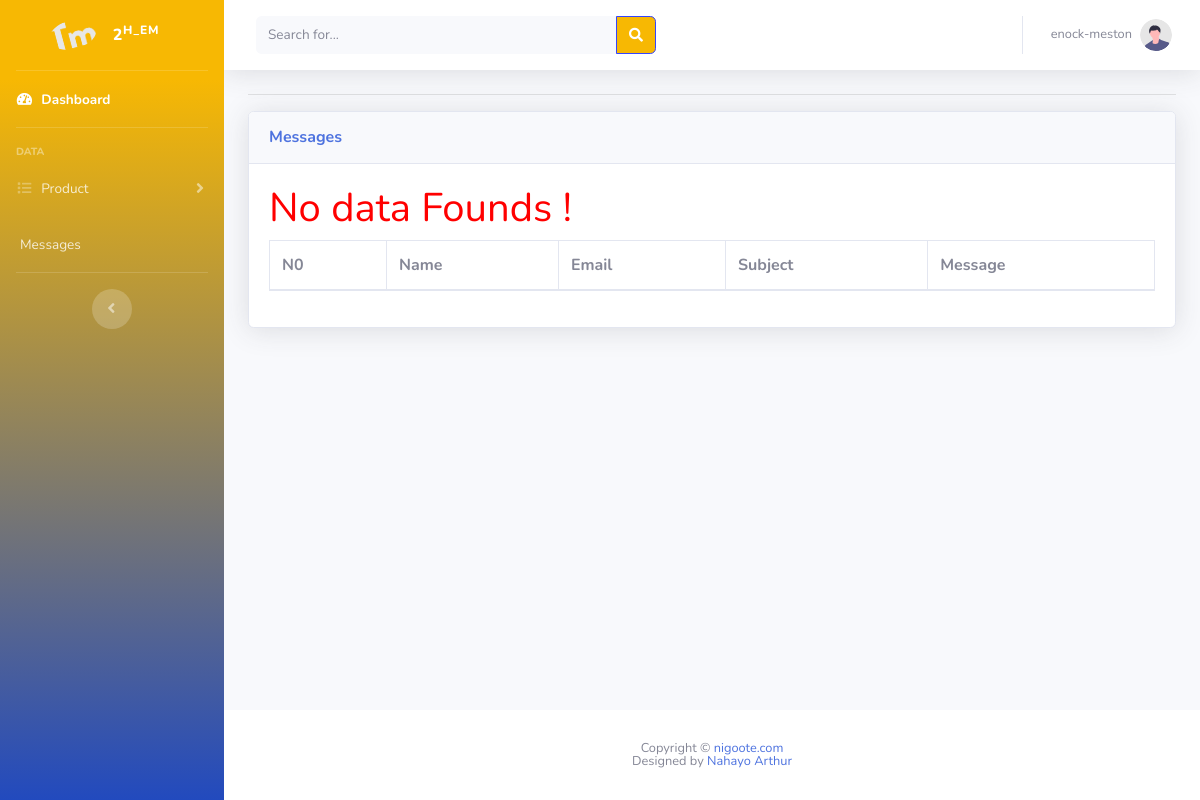
The app's page /user/message.php (signed in), older data.
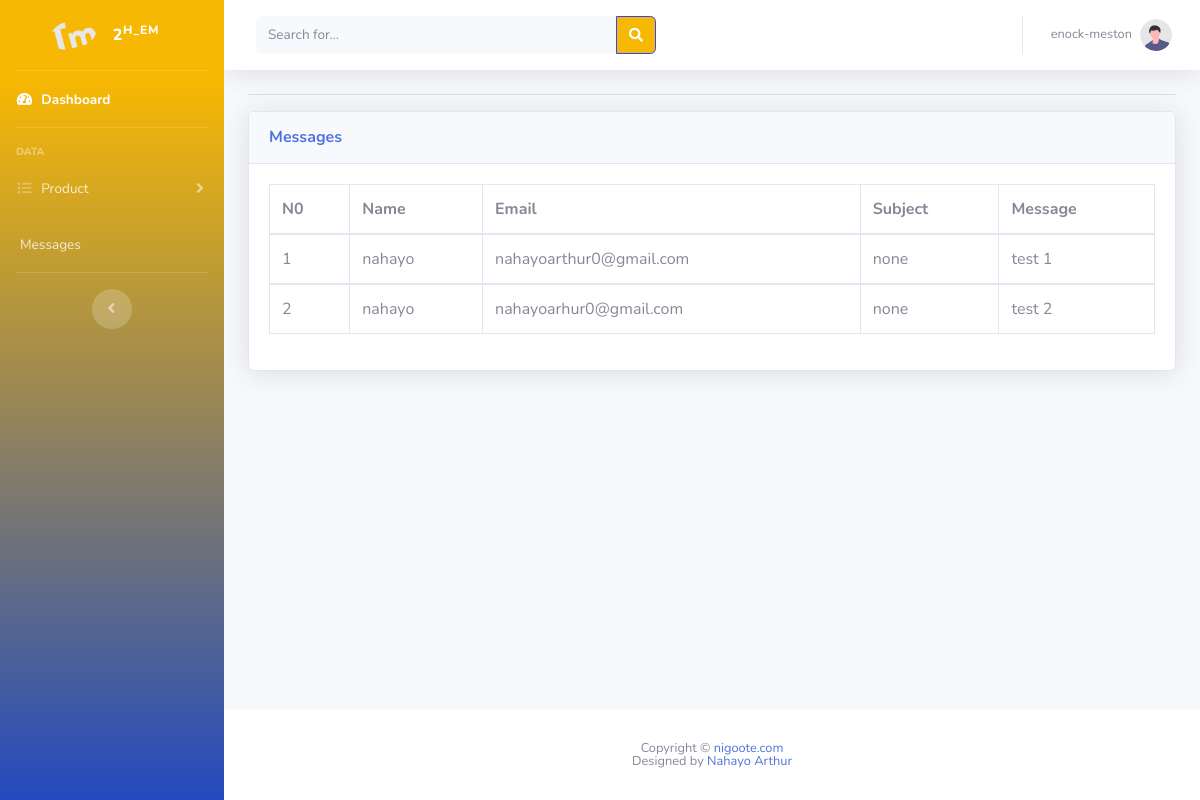
The same page, newer data.
### tables this page shows
CREATE TABLE `messages` (
  `id` int(11) NOT NULL,
  `name` varchar(15) NOT NULL,
  `email` varchar(25) NOT NULL,
  `subject` varchar(20) NOT NULL,
  `message` varchar(255) NOT NULL
);

### user/message.php (the view, shortened to what this page needs)
<?php
include 'include/config.php';
if (strlen($_SESSION['admin_id']) == 0) {
    header('location: idex.php');
} else {
?>
<!DOCTYPE html>
<html lang="en">
<head>
    <link href="plugins/vendor/fontawesome-free/css/all.min.css" rel="stylesheet" type="text/css">
    <link href="plugins/css/sb-admin-2.css" rel="stylesheet">
    <link href="plugins/vendor/datatables/dataTables.bootstrap4.min.css" rel="stylesheet">
</head>
<body id="page-top">
    <div id="wrapper">
        <?php
            include 'include/sidebar.php';
       ?>
        <div id="content-wrapper" class="d-flex flex-column">
            <div id="content">
                <?php
                        include 'include/topbar.php'
                   ?>
                <div class="container-fluid">
                    <hr>
                    <div class="card shadow mb-4">
                        <div class="card-header py-3">
                            <h6 class="m-0 font-weight-bold text-primary">Messages</h6>
                        </div>
                        <div class="card-body">
                            <div class="table-responsive">
                                <table class="table table-bordered" id="dataTable" width="100%" cellspacing="0">
                                    <thead>
                                        <tr>
                                            <th>N0</th>
                                            <th>Name</th>
                                            <th>Email</th>
                                            <th>Subject</th>
                                            <th>Message</th>
                                        </tr>
                                    </thead>
                                    <tbody>
                                        <?php
                                            $query = mysqli_query($con,"SELECT * FROM `messages`");
                                            if (mysqli_num_rows($query)<=0) {
                                                ?>
                                        <h1 style="color: red;">No data Founds !</h1>
                                        <?php
                                            } else {
                                            $number=1;
                                                while ($row1 = mysqli_fetch_array($query)) {
                                        ?>
                                        <tr>
                                            <td><?php echo $number;?></td>
                                            <td><?php echo $row1['name'];?></td>
                                            <td><?php echo $row1['email'];?></td>
                                            <td><?php echo $row1['subject'];?></td>
                                            <td><?php echo $row1['message'];?></td>
                                        </tr>
                                    </tbody>
                                    <?php
                                       $number+=1;
                                                }
                                            }
                                       ?>
                                </table>
                            </div>
                        </div>
                    </div>
                </div>
            </div>
            <?php
                include 'include/footer.php';
           ?>
        </div>
    </div>
</body>
</html>
<?php
   }
?>

Row changes from the older to the newer data that the page shows:
added messages: name "nahayo", email "nahayoarthur0@gmail.com", subject "none", message "test 1"
added messages: name "nahayo", email "nahayoarhur0@gmail.com", subject "none", message "test 2"
Text that changed along with them:
text no longer shown: "No data Founds !"
